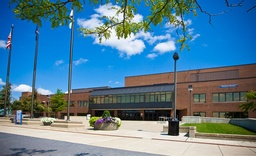
#> input picture task2.jpg, 256 x 156 px, shrunk from 750 x 458 before the run
$ python task2.py
#> lines starting #> are read from the running program, lines starting #| are printed output that depends on the picture; after the words box and inside, x2 and y2 are one past the last pixel; in counts of white or black regions, pixels touching at a corner belong together
import cv2
import numpy as np
import math
import scipy.stats as st
import scipy


def scalingandblurringoutput(image,xscale,yscale,kernlen,nsig):
    scalingimage = cv2.resize(image, (0,0), fx=xscale, fy=yscale)
    rows,columns= scalingimage.shape
    print (rows,columns)
    gauss_blur_filter = [[0 for x in range(5)] for y in range(5)]
    dummy_image_x = [[0 for x in range(columns)] for y in range(rows)]
    new_image = [[0 for x in range(columns + 6)] for y in range(rows + 6 )]
    pad_image = np.asarray(scalingimage)
    for i in range(rows+3):
        for j in range(columns+3):
            if i == 0 or i== 1 or i == rows+1 or i == rows+2 or i == rows+3:
                new_image[i][j] = 0
            elif j == 0 or j == 1 or j == columns+1 or j == columns+2 or j == columns+3:
                new_image[i][j] = 0
            else:
                new_image[i][j] = pad_image[i-3][j-3]
    gauss_blur_filter = np.asarray(gaussian_blur_matrix(kernlen,nsig))

    for i in range(rows):
        for j in range(columns):
            dummy_image_x[i][j] = new_image[i][j] * gauss_blur_filter[0][0] + new_image[i][j+1] * gauss_blur_filter[0][1] + new_image[i][j+2] * gauss_blur_filter[0][2] + new_image[i][j+3] * gauss_blur_filter[0][3] +new_image[i][j+4] * gauss_blur_filter[0][4] + new_image[i][j+5] * gauss_blur_filter[0][5] + new_image[i][j+6] * gauss_blur_filter[0][6] + new_image[i+1][j] * gauss_blur_filter[1][0] + new_image[i+1][j+1] * gauss_blur_filter[1][1] + new_image[i+1][j+2] * gauss_blur_filter[1][2] + new_image[i+1][j+3] * gauss_blur_filter[1][3] + new_image[i+1][j+4] * gauss_blur_filter[1][4] + new_image[i+1][j+5] * gauss_blur_filter[1][5] + new_image[i+1][j+6] * gauss_blur_filter[1][6]+ new_image[i+2][j] * gauss_blur_filter[2][0] + new_image[i+2][j+1] * gauss_blur_filter[2][1] + new_image[i+2][j+2] * gauss_blur_filter[2][2] + new_image[i+2][j+3] * gauss_blur_filter[2][3] + new_image[i+2][j+4] * gauss_blur_filter[2][4] +new_image[i+2][j+5] * gauss_blur_filter[2][5] + new_image[i+2][j+6] * gauss_blur_filter[2][6] +new_image[i+3][j] * gauss_blur_filter[3][0] + new_image[i+3][j+1] * gauss_blur_filter[3][1] +new_image[i+3][j+2] * gauss_blur_filter[3][2] + new_image[i+3][j+3] * gauss_blur_filter[3][3] + new_image[i+3][j+4] * gauss_blur_filter[3][4] + new_image[i+3][j+5] * gauss_blur_filter[3][5] + new_image[i+3][j+6] * gauss_blur_filter[3][6]+ new_image[i+4][j] * gauss_blur_filter[4][0] + new_image[i+4][j+1] * gauss_blur_filter[4][1] + new_image[i+4][j+2] * gauss_blur_filter[4][2] + new_image[i+4][j+3] * gauss_blur_filter[4][3] + new_image[i+4][j+4] * gauss_blur_filter[4][4] + new_image[i+4][j+5] * gauss_blur_filter[4][5] + new_image[i+4][j+6] * gauss_blur_filter[4][6] + new_image[i+5][j] * gauss_blur_filter[5][0] + new_image[i+5][j+1] * gauss_blur_filter[5][1] + new_image[i+5][j+2] * gauss_blur_filter[5][2] + new_image[i+5][j+3] * gauss_blur_filter[5][3] + new_image[i+5][j+4] * gauss_blur_filter[5][4] + new_image[i+5][j+5] * gauss_blur_filter[5][5] + new_image[i+5][j+6] * gauss_blur_filter[5][6] + new_image[i+6][j] * gauss_blur_filter[6][0] + new_image[i+6][j+1] * gauss_blur_filter[6][1] + new_image[i+6][j+2] * gauss_blur_filter[6][2] + new_image[i+6][j+3] * gauss_blur_filter[6][3] + new_image[i+6][j+4] * gauss_blur_filter[6][4] + new_image[i+6][j+5] * gauss_blur_filter[6][5] + new_image[i+6][j+6] * gauss_blur_filter[6][6]
    maximum = 0
    for i in range(rows):
        for j in range(columns):
            if maximum < dummy_image_x[i][j] :
                maximum = dummy_image_x[i][j]

    minimum = 0

    for i in range(rows):
        for j in range(columns):
            val = dummy_image_x[i][j]
            constant =(val - minimum) / (maximum - minimum)
            dummy_image_x[i][j] = constant
    return (np.asarray(dummy_image_x))

def gaussian_blur_matrix(kernlen, nsig):
    #kernlen = 7
    #nsig = 0.707
    interval = (2*nsig+1.)/(kernlen)
    x = np.linspace(-nsig-interval/2., nsig+interval/2., kernlen+1)
    kern1d = np.diff(st.norm.cdf(x))
    kernel_raw = np.sqrt(np.outer(kern1d, kern1d))
    kernel = kernel_raw/kernel_raw.sum()
    return kernel

def difference_of_images(image1,image2):

    rows,columns = image1.shape
    resultant_image = [[0 for x in range(columns)] for y in range(rows)]

    for i in range(rows):
        for j in range(columns):
            resultant_image[i][j] = image1[i][j] - image2[i][j]
    return np.asarray(resultant_image)

def padding(image):
    rows,columns = len(image),len(image[0])
    pad_image = np.asarray(image)
    new_image = [[0 for x in range(columns + 2)] for y in range(rows + 2 )]
    for i in range(rows+1):
        for j in range(columns+1):
            if i == 0 or i == rows+1:
                new_image[i][j] = 0
            elif j == 0 or j == columns+1:
                new_image[i][j] = 0
            else:
                new_image[i][j] = pad_image[i-1][j-1]
    return new_image

def key_points_detection_algo(image1,image2,image3):
    imagefirst = np.asarray(image1)
    rows,columns = imagefirst.shape
    image1_new = padding(image1)
    image2_new = padding(image2)
    image3_new = padding(image3)
    key_points_detection = [[0 for x in range(columns)] for y in range(rows)]

    for i in range(rows):
            for j in range(columns):

                value = image2[i][j]
                max_value = max(image1_new[i][j],image1_new[i][j+1],image1_new[i][j+2],image1_new[i+1][j],image1_new[i+1][j+1],image1_new[i+1][j+2],image1_new[i+2][j],image1_new[i+2][j+1],image1_new[i+2][j+2],image2_new[i][j],image2_new[i][j+1],image2_new[i][j+2],image2_new[i+1][j],image2_new[i+1][j+1],image2_new[i+1][j+2],image2_new[i+2][j],image2_new[i+2][j+1],image2_new[i+2][j+2], image3_new[i][j],image3_new[i][j+1],image3_new[i][j+2],image3_new[i+1][j],image3_new[i+1][j+1],image3_new[i+1][j+2],image3_new[i+2][j],image3_new[i+2][j+1],image3_new[i+2][j+2]  )
                min_value = min(image1_new[i][j],image1_new[i][j+1],image1_new[i][j+2],image1_new[i+1][j],image1_new[i+1][j+1],image1_new[i+1][j+2],image1_new[i+2][j],image1_new[i+2][j+1],image1_new[i+2][j+2],image2_new[i][j],image2_new[i][j+1],image2_new[i][j+2],image2_new[i+1][j],image2_new[i+1][j+1],image2_new[i+1][j+2],image2_new[i+2][j],image2_new[i+2][j+1],image2_new[i+2][j+2], image3_new[i][j],image3_new[i][j+1],image3_new[i][j+2],image3_new[i+1][j],image3_new[i+1][j+1],image3_new[i+1][j+2],image3_new[i+2][j],image3_new[i+2][j+1],image3_new[i+2][j+2])
                if value == max_value or value == min_value:
                    key_points_detection[i][j] = 255
                else:
                    key_points_detection[i][j] = 0
    return np.asarray(key_points_detection)

image = cv2.imread('task2.jpg',0)
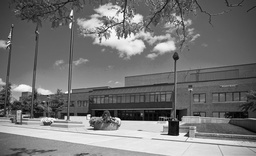
#> image: shape (156, 256); min 0, max 255, mean 117.4

scaling = [1,1/2,1/4,1/8]

sigma_values = [[0 for x in range(5)] for y in range(4)]

constant = 1

for i in range(4):
    for j in range(5):
        if i == 0 and j == 0:
            sigma_values[i][j] = 1 / math.sqrt(2)
            constant = sigma_values[i][j]
            continue
        sigma_values[i][j] = constant * math.sqrt(2)
        constant = sigma_values[i][j]
    constant = sigma_values[i][1]
    #print(constant)

#print(sigma_values)

new_image = [[0 for x in range(5)] for y in range(4)]
for i in range(4):
    for j in range(5):
        print (scaling[i], sigma_values[i][j])
        new_image[i][j] = scalingandblurringoutput(image,scaling[i],scaling[i],7,sigma_values[i][j])
        output_string = "Gaussblur" + str(i) + str(j)+".jpg"
        cv2.imwrite(output_string , new_image[i][j]*255)
#> this loop made 4 passes
#> pass 1, `cv2.imwrite(output_string , new_image[i][j]*255)`:
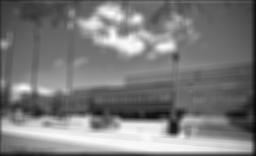
#> saved as Gaussblur00.jpg: shape (156, 256); min 7, max 255, mean 123.1
#> after the loop, new_image = 4 items
difference_of_gaussians_image  = [[0 for x in range(4)] for y in range(4)]

for i in range(4):
    for j in range(4):
        difference_of_gaussians_image[i][j] = difference_of_images(new_image[i][j],new_image[i][j+1])
        output_string = "DOG" + str(i) + str(j)+".jpg"
        cv2.imwrite(output_string , difference_of_gaussians_image[i][j]*255)
#> this loop made 4 passes
#> pass 1, `cv2.imwrite(output_string , difference_of_gaussians_image[i][j]*255)`:
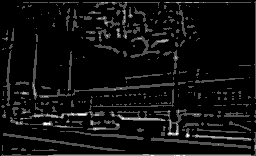
#> saved as DOG00.jpg: shape (156, 256); min 0, max 3, mean 0.19; drawn with min black and max white
#> pass 1, `cv2.imwrite(output_string , difference_of_gaussians_image[i][j]*255)`:
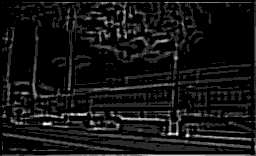
#> saved as DOG01.jpg: shape (156, 256); min 0, max 6, mean 0.475; drawn with min black and max white
#> pass 1, `cv2.imwrite(output_string , difference_of_gaussians_image[i][j]*255)`:
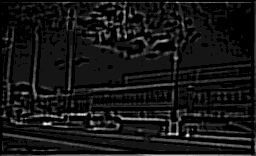
#> saved as DOG02.jpg: shape (156, 256); min 0, max 12, mean 1; drawn with min black and max white
#> after the loop, difference_of_gaussians_image = 4 items

key_points_detection = [[0 for x in range(2)] for y in range(4)]
#> key_points_detection = [[0, 0], [0, 0], [0, 0], [0, 0]]
for i in range(4):
    for j in range(2):
        key_points_detection[i][j] = key_points_detection_algo(difference_of_gaussians_image[i][j],difference_of_gaussians_image[i][j+1],difference_of_gaussians_image[i][j+2])
        output_string = "Keypoints" + str(i) + str(j)+".jpg"
        cv2.imwrite(output_string , key_points_detection[i][j])
#> this loop made 4 passes
#> pass 1, in key_points_detection_algo, `imagefirst = np.asarray(image1)`:
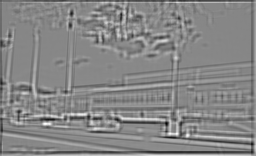
#> imagefirst: shape (156, 256) float64; min -0.0139, max 0.0131, mean 0.000342; drawn with min black and max white
#> pass 1, `cv2.imwrite(output_string , key_points_detection[i][j])`:
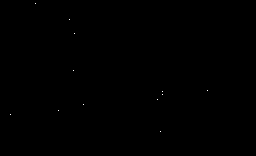
#> saved as Keypoints00.jpg: shape (156, 256); 0.03% white in thin lines or dots, all inside (x1, y1, x2, y2) = (10, 3, 208, 132)
#> after the loop, key_points_detection = 4 items


cv2.imwrite('Final_image.jpg',image)
#cv2.imshow('task2',np.asarray(key_points_detection[0][0]))
cv2.waitKey(0)
cv2.destroyAllWindows()
